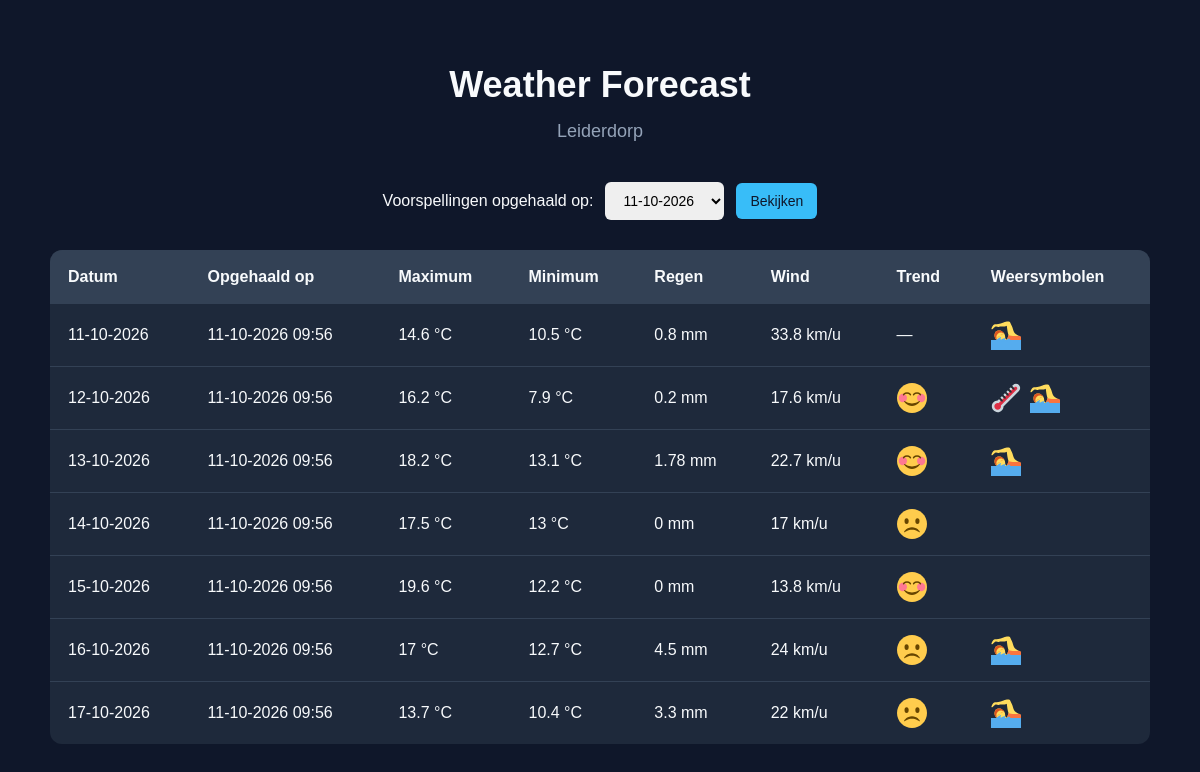
/overzicht.php, run on the app's committed database.
### tables this page shows
CREATE TABLE voorspellingen (
        id INTEGER PRIMARY KEY AUTOINCREMENT,
        datum TEXT NOT NULL,
        max_temp REAL,
        min_temp REAL,
        regen REAL,
        wind REAL,
        opgehaald_op TEXT NOT NULL
    );

### overzicht.php (the view, shortened to what this page needs)
<?php
$database = maakDatabaseVerbinding();
$datums = $database->query("
    SELECT DISTINCT DATE(opgehaald_op)
    FROM voorspellingen
    ORDER BY DATE(opgehaald_op) DESC
")->fetchAll(PDO::FETCH_COLUMN);
$gekozenDatum = $_GET["datum"] ?? ($datums[0] ?? "");
$statement = $database->prepare("
    SELECT *
    FROM voorspellingen
    WHERE DATE(opgehaald_op) = ?
    ORDER BY opgehaald_op ASC, datum ASC, id ASC
");
$statement->execute([$gekozenDatum]);
$voorspellingen = $statement->fetchAll(PDO::FETCH_ASSOC);
$vorigeTemperatuur = null;
$vorigOphaalmoment = null;
?>
<!DOCTYPE html>
<html lang="nl">
<head>
    <link rel="stylesheet" href="style.css">
</head>
<body>
<h1>Weather Forecast</h1>
<h2>Leiderdorp</h2>
<form method="GET" class="datum-filter">
    <label for="datum">Voorspellingen opgehaald op:</label>
    <select name="datum" id="datum">
        <?php foreach ($datums as $datum): ?>
            <option
                    value="<?= htmlspecialchars($datum) ?>"
                <?= $datum === $gekozenDatum ? "selected" : "" ?>
            >
                <?= date("d-m-Y", strtotime($datum)) ?>
            </option>
        <?php endforeach; ?>
    </select>
    <button type="submit">Bekijken</button>
</form>
<table>
    <tr>
        <th>Datum</th>
        <th>Opgehaald op</th>
        <th>Maximum</th>
        <th>Minimum</th>
        <th>Regen</th>
        <th>Wind</th>
        <th>Trend</th>
        <th>Weersymbolen</th>
    </tr>
    <?php foreach ($voorspellingen as $voorspelling): ?>
        <?php
        $huidigeTemperatuur = $voorspelling["max_temp"];
        $ophaalMoment = $voorspelling["opgehaald_op"];
        $trend = "—";
        if ($vorigeTemperatuur !== null && $vorigOphaalmoment === $ophaalMoment) {
            if ($huidigeTemperatuur > $vorigeTemperatuur) {
                $trend = '<img src="images/happy.svg" alt="Stijgende temperatuur" class="weather-icon">';
            } elseif ($huidigeTemperatuur < $vorigeTemperatuur) {
                $trend = '<img src="images/sad.svg" alt="Dalende temperatuur" class="weather-icon">';
            }
        }
        $vorigeTemperatuur = $huidigeTemperatuur;
        $vorigOphaalmoment = $ophaalMoment;
        $symbolen = [];
        if ($voorspelling["max_temp"] > 40 || $voorspelling["min_temp"] < 10) {
            $symbolen[] = '<img src="images/thermometer.svg" alt="Extreme temperatuur" class="weather-icon">';
        }
        if ($voorspelling["regen"] > 0) {
            $symbolen[] = '<img src="images/swimmer.svg" alt="Regen" class="weather-icon">';
        }
        ?>
        <tr>
            <td><?= date("d-m-Y", strtotime($voorspelling["datum"])) ?></td>
            <td><?= date("d-m-Y H:i", strtotime($voorspelling["opgehaald_op"])) ?></td>
            <td><?= htmlspecialchars((string)$voorspelling["max_temp"]) ?> °C</td>
            <td><?= htmlspecialchars((string)$voorspelling["min_temp"]) ?> °C</td>
            <td><?= htmlspecialchars((string)$voorspelling["regen"]) ?> mm</td>
            <td><?= htmlspecialchars((string)$voorspelling["wind"]) ?> km/u</td>
            <td><?= $trend ?></td>
            <td><?= implode(" ", $symbolen) ?></td>
        </tr>
    <?php endforeach; ?>
</table>
</body>
</html>

### style.css (style rules this page uses)
* { box-sizing: border-box; }
body { font-family: Arial, sans-serif; background-color: #0f172a; color: #f8fafc; margin: 0; padding: 40px 20px; }
h1, h2 { text-align: center; }
h1 { font-size: 36px; margin-bottom: 8px; }
h2 { font-size: 18px; color: #94a3b8; font-weight: normal; margin-bottom: 40px; }
table { width: 100%; max-width: 1100px; margin: 0 auto; border-collapse: collapse; background-color: #1e293b; border-radius: 12px; overflow: hidden; }
th { background-color: #334155; color: #f8fafc; padding: 18px; text-align: left; }
td { padding: 16px 18px; border-bottom: 1px solid #334155; }
tr:last-child td { border-bottom: none; }
.weather-icon { width: 30px; height: 30px; vertical-align: middle; margin-right: 5px; }
table { min-width: 900px; }
th, td { white-space: nowrap; }
body { overflow-x: auto; }
.datum-filter { display: flex; justify-content: center; align-items: center; gap: 12px; margin-bottom: 30px; }
.datum-filter select, .datum-filter button { padding: 10px 14px; border-radius: 6px; border: none; font-size: 14px; }
.datum-filter button { background-color: #38bdf8; color: #0f172a; cursor: pointer; }

### data on the page
voorspellingen: datum "11-10-2026", opgehaald_op "11-10-2026 09:56", max_temp "14.6", min_temp "10.5", regen "0.8", wind "33.8", trend "—"
voorspellingen: datum "12-10-2026", opgehaald_op "11-10-2026 09:56", max_temp "16.2", min_temp "7.9", regen "0.2", wind "17.6"
voorspellingen: datum "13-10-2026", opgehaald_op "11-10-2026 09:56", max_temp "18.2", min_temp "13.1", regen "1.78", wind "22.7"
voorspellingen: datum "14-10-2026", opgehaald_op "11-10-2026 09:56", max_temp "17.5", min_temp "13", regen "0", wind "17"
voorspellingen: datum "15-10-2026", opgehaald_op "11-10-2026 09:56", max_temp "19.6", min_temp "12.2", regen "0", wind "13.8"
voorspellingen: datum "16-10-2026", opgehaald_op "11-10-2026 09:56", max_temp "17", min_temp "12.7", regen "4.5", wind "24"
voorspellingen: datum "17-10-2026", opgehaald_op "11-10-2026 09:56", max_temp "13.7", min_temp "10.4", regen "3.3", wind "22"

### other printed values
form field datum "11-10-2026"
